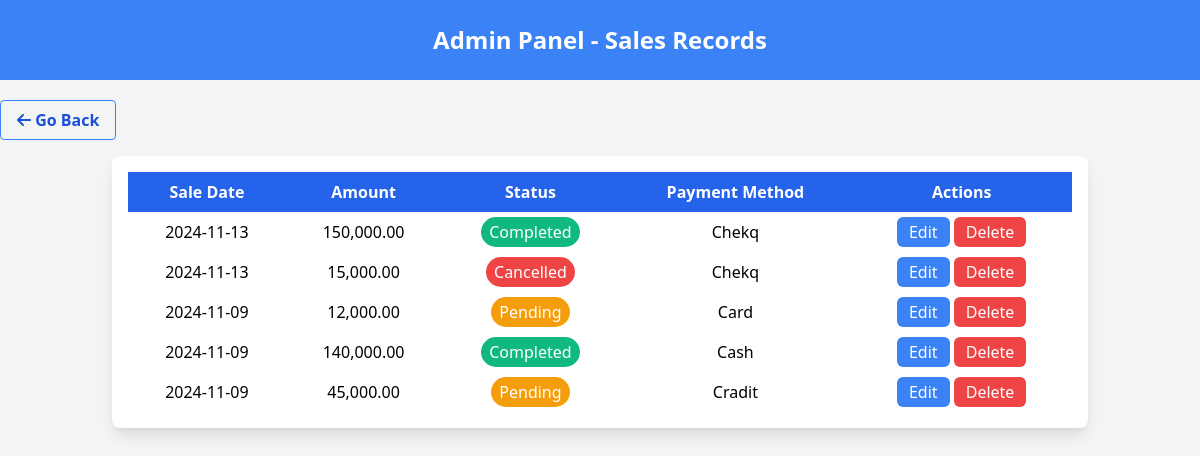
Screenshot of /admin/Salse/admin_panal.php with the database file from the repository.
### tables this page shows
CREATE TABLE `sales` (
  `sale_id` int(11) NOT NULL,
  `sale_date` date DEFAULT NULL,
  `sale_amount` decimal(10,2) DEFAULT NULL,
  `sale_status` enum('pending','completed','cancelled') DEFAULT 'pending',
  `payment_method` varchar(50) DEFAULT NULL,
  `notes` text DEFAULT NULL,
  `created_at` timestamp NOT NULL DEFAULT current_timestamp(),
  `updated_at` timestamp NULL DEFAULT NULL ON UPDATE current_timestamp()
);

### admin/Salse/admin_panal.php (the view, shortened to what this page needs)
<?php
include '../includes/db.php';
$sql = "SELECT * FROM sales ORDER BY sale_date DESC";
$result = $conn->query($sql);
?>
<!DOCTYPE html>
<html lang="en">
<head>
    <link href="https://cdn.jsdelivr.net/npm/tailwindcss@2.2.19/dist/tailwind.min.css" rel="stylesheet">
    <link rel="stylesheet" href="https://cdnjs.cloudflare.com/ajax/libs/font-awesome/6.6.0/css/all.min.css" />
</head>
<body class="bg-gray-100">
    <div class="bg-blue-500 mb-7 p-6 text-white text-center font-semibold text-2xl">
        <h1>Admin Panel - Sales Records</h1>
    </div>
    <a class="bg-transparent hover:bg-blue-500 text-blue-700 font-semibold hover:text-white py-2 px-4 border border-blue-500 hover:border-transparent rounded" onclick="history.go(-1);"><i class="fa-solid fa-arrow-left"></i> Go Back</a>
    <div class="container mx-auto p-6">
        <div class="overflow-x-auto bg-white p-4 rounded-lg shadow-lg">
            <table class="min-w-full table-auto">
                <thead>
                    <tr class="bg-blue-600 text-white">
                        <th class="px-4 py-2">Sale Date</th>
                        <th class="px-4 py-2">Amount</th>
                        <th class="px-4 py-2">Status</th>
                        <th class="px-4 py-2">Payment Method</th>
                        <th class="px-4 py-2">Actions</th>
                    </tr>
                </thead>
                <tbody>
                    <?php if ($result->num_rows > 0): ?>
                        <?php while($row = $result->fetch_assoc()): ?>
                            <tr class="hover:bg-yellow-50 transition-all duration-300">
                                <td class="px-4 py-2 text-center"><?= date('Y-m-d', strtotime($row['sale_date'])) ?></td>
                                <td class="px-4 py-2 text-center"><?= number_format($row['sale_amount'], 2) ?></td>
                                <td class="px-4 py-2 text-center">
                                    <span class="px-2 py-1  text-white rounded-full <?= ($row['sale_status'] == 'completed') ? 'bg-green-500' : ($row['sale_status'] == 'pending' ? 'bg-yellow-500' : 'bg-red-500') ?>">
                                        <?= ucfirst($row['sale_status']) ?>
                                    </span>
                                </td>
                                <td class="px-4 py-2 text-center"><?= htmlspecialchars($row['payment_method']) ?></td>
                                <td class="px-4 py-2 text-center">
                                    <a href="edit_salse.php?id=<?php echo $row['sale_id'] ?>" class="bg-blue-500 text-white px-3 py-1 rounded-md hover:bg-blue-600 transition-all duration-200">Edit</a>
                                    <a href="delete_salse.php?id=<?php echo $row['sale_id'] ?>" class="bg-red-500  text-white px-3 py-1 rounded-md hover:bg-red-600 transition-all duration-200">Delete</a>
                                </td>
                            </tr>
                        <?php endwhile; ?>
                    <?php else: ?>
                        <tr>
                            <td colspan="5" class="text-center px-4 py-2">No sales records found.</td>
                        </tr>
                    <?php endif; ?>
                </tbody>
            </table>
        </div>
    </div>
</body>
</html>

### rows the page displays
sales: sale_date "2024-11-13", sale_amount "150,000.00", sale_status "Completed", payment_method "Chekq"
sales: sale_date "2024-11-13", sale_amount "15,000.00", sale_status "Cancelled", payment_method "Chekq"
sales: sale_date "2024-11-09", sale_amount "12,000.00", sale_status "Pending", payment_method "Card"
sales: sale_date "2024-11-09", sale_amount "140,000.00", sale_status "Completed", payment_method "Cash"
sales: sale_date "2024-11-09", sale_amount "45,000.00", sale_status "Pending", payment_method "Cradit"
